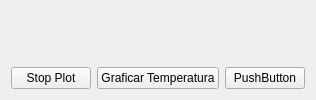
      <widget class="QWidget" name="tab">
       <attribute name="title">
        <string>Grafico</string>
       </attribute>
       <layout class="QVBoxLayout" name="verticalLayout">
        <item>
         <widget class="QCustomPlot" name="plot" native="true">
          <property name="sizePolicy">
           <sizepolicy hsizetype="Expanding" vsizetype="Expanding">
            <horstretch>0</horstretch>
            <verstretch>0</verstretch>
           </sizepolicy>
          </property>
         </widget>
        </item>
        <item>
         <widget class="QCustomPlot" name="plot2" native="true">
          <property name="sizePolicy">
           <sizepolicy hsizetype="Expanding" vsizetype="Expanding">
            <horstretch>0</horstretch>
            <verstretch>0</verstretch>
           </sizepolicy>
          </property>
         </widget>
        </item>
        <item>
         <layout class="QHBoxLayout" name="horizontalLayout_11">
          <item>
           <widget class="QPushButton" name="stopPlotButton">
            <property name="minimumSize">
             <size>
              <width>0</width>
              <height>0</height>
             </size>
            </property>
            <property name="maximumSize">
             <size>
              <width>16777215</width>
              <height>16777215</height>
             </size>
            </property>
            <property name="text">
             <string>Stop Plot</string>
            </property>
           </widget>
          </item>
          <item>
           <widget class="QPushButton" name="graficarTempButton">
            <property name="text">
             <string>Graficar Temperatura</string>
            </property>
           </widget>
          </item>
          <item>
           <widget class="QPushButton" name="pushButton_3">
            <property name="text">
             <string>PushButton</string>
            </property>
           </widget>
          </item>
         </layout>
        </item>
       </layout>
      </widget>
